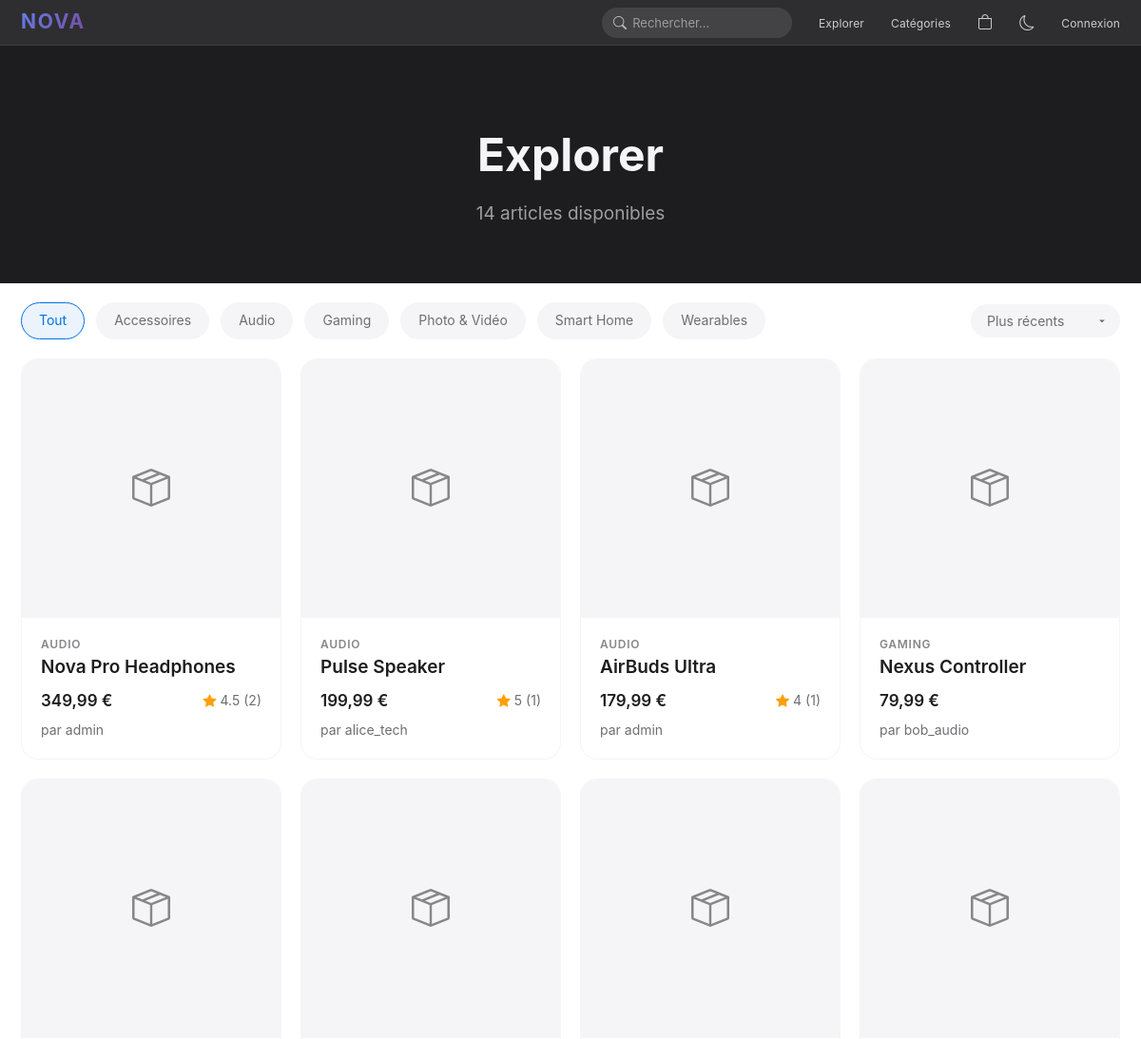
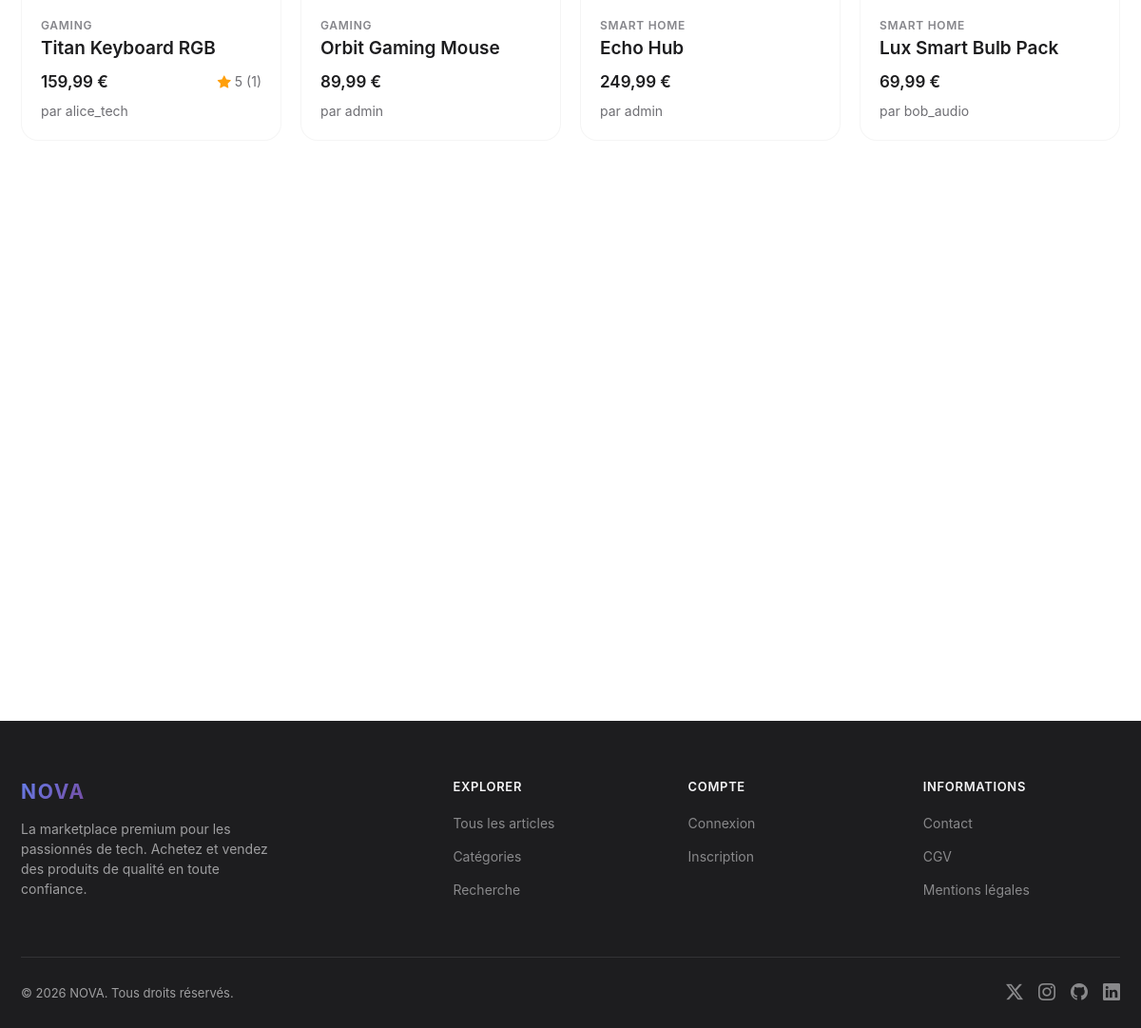
/produits.php, run on the app's committed database (2 pictures, top to bottom).
### tables this page shows
CREATE TABLE categories (
    id INT AUTO_INCREMENT PRIMARY KEY,
    nom VARCHAR(100) NOT NULL,
    description TEXT,
    image VARCHAR(255)
);

CREATE TABLE articles (
    id INT AUTO_INCREMENT PRIMARY KEY,
    nom VARCHAR(255) NOT NULL,
    description TEXT,
    prix DECIMAL(10,2) NOT NULL,
    image VARCHAR(255),
    categorie_id INT DEFAULT NULL,
    auteur_id INT NOT NULL,
    date_publication DATETIME DEFAULT CURRENT_TIMESTAMP,
    FOREIGN KEY (categorie_id) REFERENCES categories(id) ON DELETE SET NULL,
    FOREIGN KEY (auteur_id) REFERENCES users(id) ON DELETE CASCADE
);

CREATE TABLE users (
    id INT AUTO_INCREMENT PRIMARY KEY,
    username VARCHAR(100) NOT NULL UNIQUE,
    email VARCHAR(255) NOT NULL UNIQUE,
    password VARCHAR(255) NOT NULL,
    balance DECIMAL(10,2) DEFAULT 500.00,
    photo VARCHAR(255) DEFAULT NULL,
    role ENUM('user', 'admin') DEFAULT 'user',
    date_inscription DATETIME DEFAULT CURRENT_TIMESTAMP
);

### produits.php (called while the page is built)
<?php
require __DIR__ . '/pages/public/produits.php';

### config/init.php (called while the page is built, shortened)
<?php
function sanitize(string $data): string {
    $clean = strip_tags(trim($data));
    $decoded = html_entity_decode($clean, ENT_QUOTES | ENT_HTML5, 'UTF-8');
    return htmlspecialchars($decoded, ENT_QUOTES | ENT_SUBSTITUTE, 'UTF-8');
}
function formatPrice(float $price): string {
    return number_format($price, 2, ',', ' ') . ' €';
}

### pages/public/produits.php (the view, shortened to what this page needs)
<?php
require_once 'config/init.php';
$categorie_id = isset($_GET['categorie']) ? (int)$_GET['categorie'] : 0;
$sort = $_GET['sort'] ?? 'recent';
$page = max(1, (int)($_GET['page'] ?? 1));
$perPage = 12;
$offset = ($page - 1) * $perPage;
$where = [];
$params = [];
$whereSQL = $where ? 'WHERE ' . implode(' AND ', $where) : '';
$orderSQL = match ($sort) {
    'prix_asc' => 'ORDER BY a.prix ASC',
    'prix_desc' => 'ORDER BY a.prix DESC',
    'nom' => 'ORDER BY a.nom ASC',
    'populaire' => 'ORDER BY avg_note DESC, nb_avis DESC',
    default => 'ORDER BY a.date_publication DESC',
};
$stmtCount = $pdo->prepare("SELECT COUNT(*) FROM articles a $whereSQL");
$stmtCount->execute($params);
$total = $stmtCount->fetchColumn();
$stmtArticles = $pdo->prepare("
    SELECT a.*, s.quantite as stock, u.username as auteur_nom, c.nom as categorie_nom,
        (SELECT AVG(note) FROM commentaires WHERE article_id = a.id) as avg_note,
        (SELECT COUNT(*) FROM commentaires WHERE article_id = a.id) as nb_avis
    FROM articles a
    LEFT JOIN stock s ON a.id = s.article_id
    LEFT JOIN users u ON a.auteur_id = u.id
    LEFT JOIN categories c ON a.categorie_id = c.id
    $whereSQL
    $orderSQL
    LIMIT $perPage OFFSET $offset
");
$stmtArticles->execute($params);
$articles = $stmtArticles->fetchAll();
$categories = $pdo->query("SELECT c.*, COUNT(a.id) as nb FROM categories c LEFT JOIN articles a ON c.id = a.categorie_id GROUP BY c.id ORDER BY c.nom")->fetchAll();
require_once 'includes/header.php';
?>
<div class="page-hero">
    <div class="container">
        <h1 class="fade-in">Explorer</h1>
        <p class="fade-in"><?= $total ?> article<?= $total > 1 ? 's' : '' ?> disponible<?= $total > 1 ? 's' : '' ?></p>
    </div>
</div>
<div class="container-wide">
    <div class="filters-bar fade-in">
        <a href="produits.php" class="filter-chip <?= !$categorie_id ? 'active' : '' ?>">Tout</a>
        <?php foreach ($categories as $cat): ?>
            <a href="produits.php?categorie=<?= $cat['id'] ?>&sort=<?= $sort ?>" class="filter-chip <?= $categorie_id === (int)$cat['id'] ? 'active' : '' ?>">
                <?= sanitize($cat['nom']) ?>
            </a>
        <?php endforeach; ?>
        <div style="margin-left: auto;">
            <select class="filter-select" onchange="location.href=this.value">
                <option value="produits.php?<?= $categorie_id ? "categorie=$categorie_id&" : '' ?>sort=recent" <?= $sort === 'recent' ? 'selected' : '' ?>>Plus récents</option>
            </select>
        </div>
    </div>
    <?php if (empty($articles)): ?>
        <div class="empty-state fade-in">
            <i class="bi bi-box-seam"></i>
            <h3>Aucun article trouvé</h3>
            <p>Essayez de modifier vos filtres ou revenez plus tard.</p>
            <a href="produits.php" class="btn btn-primary">Voir tous les articles</a>
        </div>
    <?php else: ?>
        <div class="product-grid stagger-children">
            <?php foreach ($articles as $article): ?>
            <a href="produit.php?id=<?= $article['id'] ?>" class="card" style="text-decoration: none; color: inherit; position: relative;">
                <?php if ($article['image'] && file_exists("uploads/produits/{$article['image']}")): ?>
                    <img src="uploads/produits/<?= sanitize($article['image']) ?>" alt="<?= sanitize($article['nom']) ?>" class="card-img">
                <?php else: ?>
                    <div class="card-img" style="display: flex; align-items: center; justify-content: center; background: var(--bg-secondary);">
                        <i class="bi bi-box-seam" style="font-size: 40px; color: var(--text-tertiary);"></i>
                    </div>
                <?php endif; ?>
                <div class="card-body">
                    <p class="eyebrow"><?= sanitize($article['categorie_nom'] ?? 'Article') ?></p>
                    <h3><?= sanitize($article['nom']) ?></h3>
                    <div class="card-meta">
                        <span class="price"><?= formatPrice($article['prix']) ?></span>
                        <?php if ($article['avg_note']): ?>
                            <span class="caption" style="display: flex; align-items: center; gap: 4px;">
                                <i class="bi bi-star-fill" style="color: #ff9f0a;"></i>
                                <?= round($article['avg_note'], 1) ?>
                                <span>(<?= $article['nb_avis'] ?>)</span>
                            </span>
                        <?php endif; ?>
                    </div>
                    <p class="caption mt-1">par <?= sanitize($article['auteur_nom']) ?></p>
                </div>
            </a>
            <?php endforeach; ?>
        </div>
    <?php endif; ?>
</div>
<div style="height: 80px;"></div>
<?php require_once 'includes/footer.php'; ?>

### data on the page
categories: nom "Accessoires"
categories: nom "Audio"
categories: nom "Gaming"
categories: nom "Photo & Vidéo"
categories: nom "Smart Home"
categories: nom "Wearables"
articles: categorie.nom "AUDIO", nom "Nova Pro Headphones", prix "349,99 €", avg_note "4.5", nb_avis "2", auteur.username "admin"
articles: categorie.nom "AUDIO", nom "Pulse Speaker", prix "199,99 €", avg_note "5", nb_avis "1", auteur.username "alice_tech"
articles: categorie.nom "AUDIO", nom "AirBuds Ultra", prix "179,99 €", avg_note "4", nb_avis "1", auteur.username "admin"
articles: categorie.nom "GAMING", nom "Nexus Controller", prix "79,99 €", auteur.username "bob_audio"
articles: categorie.nom "GAMING", nom "Titan Keyboard RGB", prix "159,99 €", avg_note "5", nb_avis "1", auteur.username "alice_tech"
articles: categorie.nom "GAMING", nom "Orbit Gaming Mouse", prix "89,99 €", auteur.username "admin"
articles: categorie.nom "SMART HOME", nom "Echo Hub", prix "249,99 €", auteur.username "admin"
articles: categorie.nom "SMART HOME", nom "Lux Smart Bulb Pack", prix "69,99 €", auteur.username "bob_audio"

### other printed values
$total "14"
SITE_NAME "NOVA"
